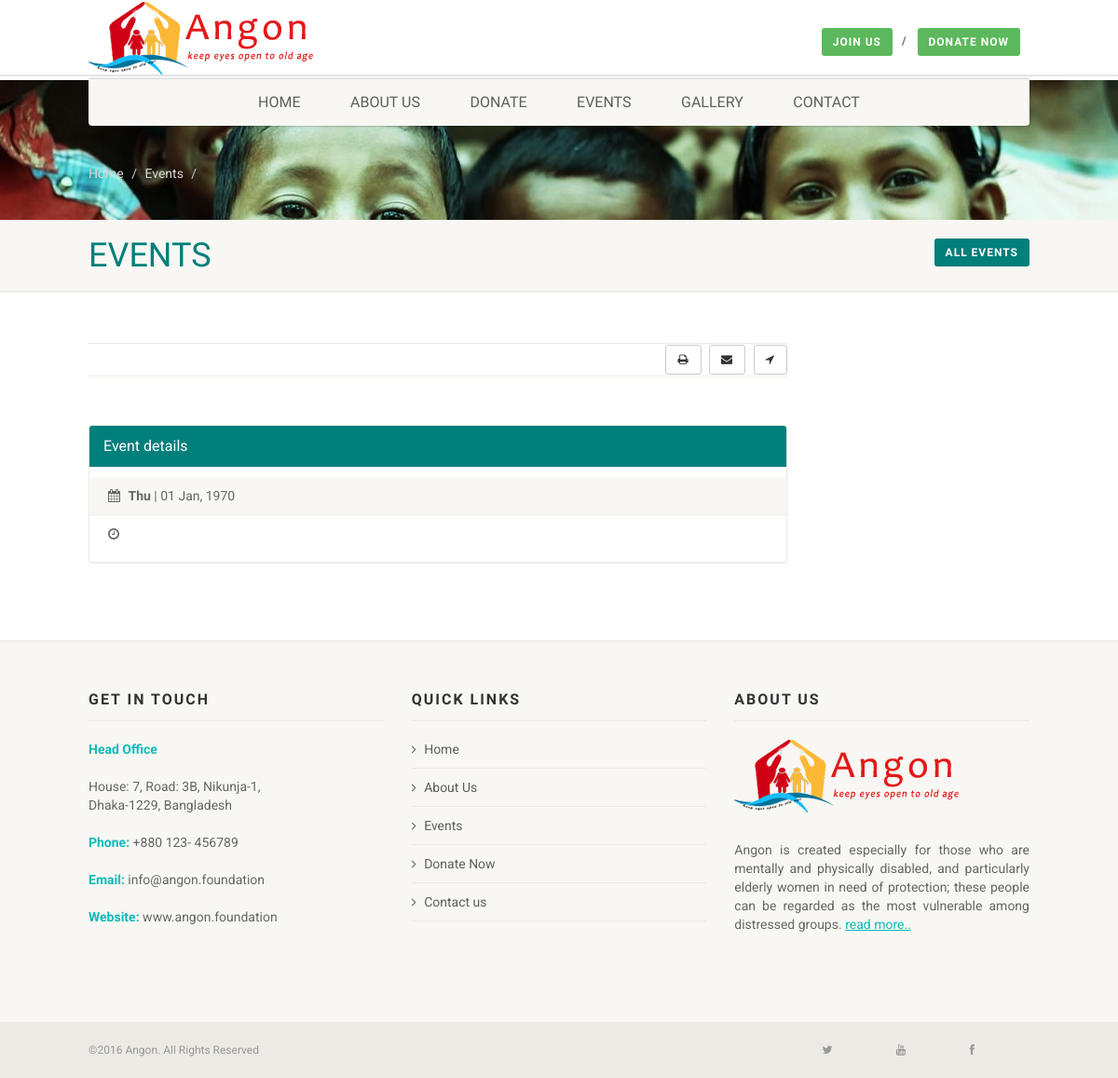
The page /event-details.php on the database as committed earlier.
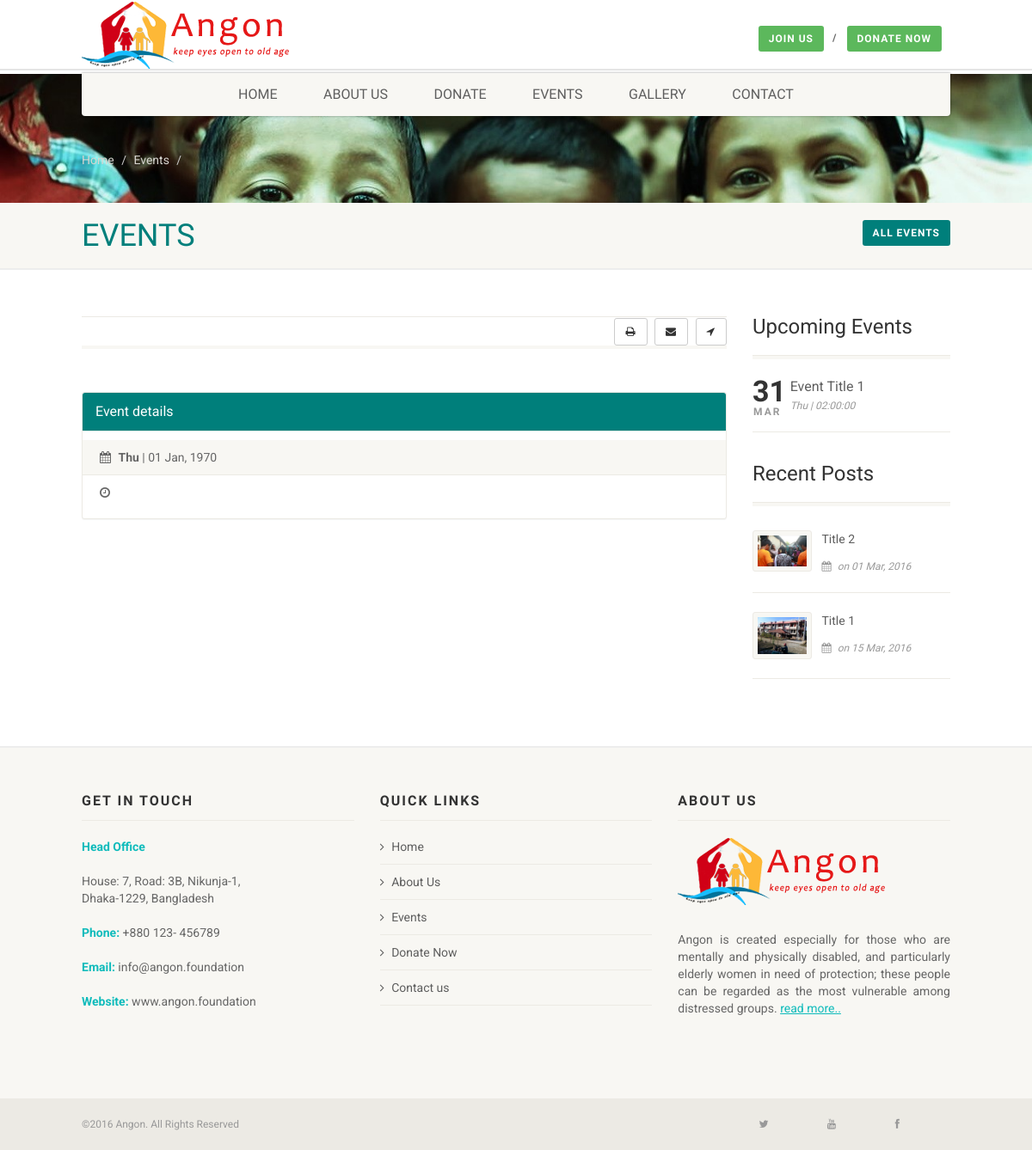
The same page on the database as committed later.
### tables this page shows
CREATE TABLE IF NOT EXISTS `angon_event` (
  `angon_event_id` int(11) NOT NULL,
  `angon_event_title` varchar(255) NOT NULL,
  `angon_event_image` varchar(255) NOT NULL,
  `angon_event_short_details` text NOT NULL,
  `angon_event_details` text NOT NULL,
  `angon_event_date` date NOT NULL,
  `angon_event_time` time NOT NULL,
  `angon_event_venue` text NOT NULL,
  `angon_event_is_upcoming` enum('Yes','No') NOT NULL,
  `angon_event_status` enum('Active','Inactive') NOT NULL,
  `angon_event_created_by` int(11) NOT NULL,
  `angon_event_created_on` datetime NOT NULL,
  `angon_event_updated_by` int(11) NOT NULL,
  `angon_event_updated_on` timestamp NOT NULL DEFAULT CURRENT_TIMESTAMP ON UPDATE CURRENT_TIMESTAMP
);

CREATE TABLE IF NOT EXISTS `news` (
  `news_id` int(11) NOT NULL,
  `news_title` varchar(255) NOT NULL,
  `news_short_details` varchar(255) NOT NULL,
  `news_details` text NOT NULL,
  `news_image` varchar(255) NOT NULL,
  `news_date` date NOT NULL,
  `news_status` enum('Active','Inactive','Archive') NOT NULL,
  `news_created_by` int(11) NOT NULL,
  `news_created_on` datetime NOT NULL,
  `news_updated_by` int(11) NOT NULL,
  `news_updated_on` timestamp NOT NULL DEFAULT CURRENT_TIMESTAMP ON UPDATE CURRENT_TIMESTAMP
);

### config/config.php (called while the page is built, shortened)
<?php
$config = array();
$config['BASE_DIR'] = dirname(dirname(__FILE__));
include ($config['BASE_DIR'] . '/config/local_config.php');
?>

### config/local_config.php (called while the page is built, shortened)
<?php
$host = $_SERVER['HTTP_HOST'];
$domain = str_replace('www.', '', str_replace('http://', '', $host));
if ($domain == 'angon.com') {
    $config['SITE_NAME'] = 'angon';
    $config['BASE_URL'] = 'http://angon.com';
    $config['ROOT_DIR'] = '/home/angon/public_html/';
    $config['ADMIN_SITE_NAME'] = 'KKRDF | ADMIN PANEL';
    $config['DB_TYPE'] = 'mysql';
    $config['DB_HOST'] = 'localhost';
    $config['DB_NAME'] = 'db_name';
    $config['DB_USER'] = 'db_user';
    $config['DB_PASSWORD'] = 'db_pass';
} else {
    $config['SITE_NAME'] = 'angon';
    $config['ADMIN_SITE_NAME'] = 'ANGON | ADMIN PANEL';
    $config['BASE_URL'] = 'http://localhost/angon/';
    $config['ROOT_DIR'] = '/angon/';
    $config['DB_TYPE'] = 'mysql';
    $config['DB_HOST'] = 'localhost';
    $config['DB_NAME'] = 'angon_db';
    $config['DB_USER'] = 'root';
    $config['DB_PASSWORD'] = '';
}
$config['MASTER_ADMIN_EMAIL'] = "khairul@eyhost.biz";
$config['PASSWORD_KEY'] = "#kkrdf#";
$config['ADMIN_PASSWORD_LENGTH_MAX'] = 15;
$config['ADMIN_PASSWORD_LENGTH_MIN'] = 5;
$config['ADMIN_COOKIE_EXPIRE_DURATION'] = (60 * 60 * 24 * 30);
$config['IMAGE_UPLOAD_PATH'] = $config['BASE_DIR'] . '/upload';
$config['IMAGE_UPLOAD_URL'] = $config['BASE_URL'] . 'upload';

### event-details.php (the view, shortened to what the changed rows need)
<?php
include './config/config.php';
$title = '';
$arrayME = array();
$sqlME = "SELECT * FROM angon_event WHERE angon_event_is_upcoming='Yes' AND angon_event_status='Active'";
$resultME = mysqli_query($con, $sqlME);
if ($resultME) {
    while ($objME = mysqli_fetch_object($resultME)) {
        $arrayME[] = $objME;
    }
} else {
}
$array = array();
$sql = "SELECT * FROM news WHERE news_status='Active' ORDER BY news_id DESC LIMIT 3";
$result = mysqli_query($con, $sql);
if ($result) {
    while ($obj = mysqli_fetch_object($result)) {
        $array[] = $obj;
    }
} else {
}
?>
<!DOCTYPE HTML>
<html class="no-js">
    <head>
        <?php include './header_script.php'; ?>
    </head>
    <body>
        <div class="body">
            <header class="site-header">
                <div class="topbar">
                    <div class="container">
                        <div class="row">
                            <?php include './header.php'; ?>
                        </div>
                    </div>
                </div>
            </header>
            <div class="page-header">
                <div class="container">
                    <div class="row">
                        <div class="col-md-10 col-sm-10 col-xs-8">
                            <h1>Events</h1>
                        </div>
                    </div>
                </div>
            </div>
            <div class="main" role="main">
                <div id="content" class="content full">
                    <div class="container">
                        <div class="row">
                            <div class="col-md-9">
                                <header class="single-post-header clearfix">
                                    <h2 class="post-title"><?php echo $title; ?></h2>
                                </header>
                            </div>
                            <div class="col-md-3 sidebar">
                                <?php if (count($arrayME) > 0): ?>
                                    <div class="widget sidebar-widget">
                                        <div class="sidebar-widget-title">
                                            <h3>Upcoming Events</h3>
                                        </div>
                                        <ul>
                                            <?php foreach ($arrayME AS $ME): ?>
                                                <li class="item event-item clearfix">
                                                    <div class="event-date"> <span class="date"><?php echo date('d', strtotime($ME->angon_event_date)); ?></span> <span class="month"><?php echo date('M', strtotime($ME->angon_event_date)); ?></span> </div>
                                                    <div class="event-detail">
                                                        <h4><a href="event-details.php?id=<?php echo $ME->angon_event_id; ?>"><?php echo $ME->angon_event_title; ?></a></h4>
                                                        <span class="event-dayntime meta-data"><?php echo date('D', strtotime($ME->angon_event_date)); ?> | <?php echo $ME->angon_event_time; ?></span>
                                                    </div>
                                                </li>
                                            <?php endforeach; ?>
                                        </ul>
                                    </div>
                                <?php endif; ?>
                                <?php if (count($array) > 0): ?>
                                    <div class="widget-recent-posts widget">
                                        <div class="sidebar-widget-title">
                                            <h3>Recent Posts</h3>
                                        </div>
                                        <ul>
                                            <?php foreach ($array AS $news): ?>
                                            <li class="clearfix">
                                                <a href="latest_news_details.php?id=<?php echo $news->news_id; ?>" class="media-box post-image">
                                                    <img src="<?php echo $config['IMAGE_UPLOAD_URL'] . '/news_image/' . $news->news_image;; ?>" alt="<?php echo $news->news_title; ?>" class="img-thumbnail">
                                                </a>
                                                <div class="widget-blog-content">
                                                    <a href="latest_news_details.php?id=<?php echo $news->news_id; ?>"><?php echo $news->news_title; ?></a>
                                                    <span class="meta-data"><i class="fa fa-calendar"></i> on <?php echo date('d', strtotime($news->news_date)); ?> <?php echo date('M', strtotime($news->news_date)); ?>, <?php echo date('Y', strtotime($news->news_date)); ?></span>
                                                </div>
                                            </li>
                                            <?php endforeach; ?>
                                        </ul>
                                    </div>
                                <?php endif; ?>
                            </div>
                        </div>
                    </div>
                </div>
            </div>
        </div>
    </body>
</html>

Rows that differ between the two databases and show on the page:
added angon_event: angon_event_date "31", angon_event_date "MAR", angon_event_title "Event Title 1", angon_event_date "Thu", angon_event_time "02:00:00"
added news: news_image (picture), news_title "Title 2", news_date "01", news_date "Mar", news_date "2016"
added news: news_image (picture), news_title "Title 1", news_date "15", news_date "Mar", news_date "2016"
Other text that changed with them:
text now shown: "Upcoming Events Recent Posts"
